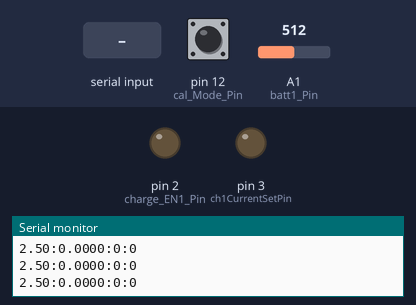
Bench run of a sketch on a simulated Arduino Uno, built with avr-gcc and run on an emulated ATmega328P. Shown: output pins drawn as LEDs (lit = HIGH), the last lines printed to the serial monitor. Inputs (shaded band) come from the test bench; at power-on: pin 12 (cal_Mode_Pin) LOW, A1 (batt1_Pin) = 512. EEPROM starts erased.

Above: at 1.2 s.
1.3 s: "90,45:" received over Serial
At 2.8 s:
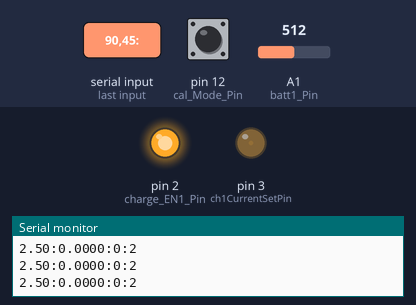
3.9 s: "5:" received over Serial
At 5.7 s:
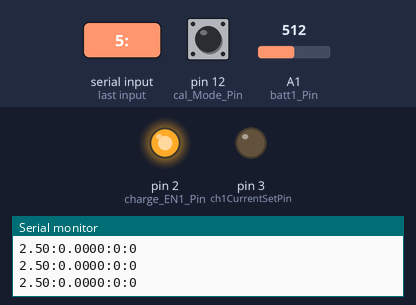
6.5 s: "90:" received over Serial
At 8.5 s:
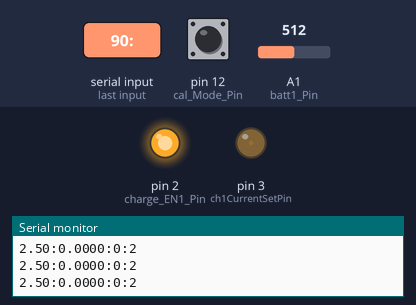
9.1 s: "1,90:" received over Serial
At 11.3 s:
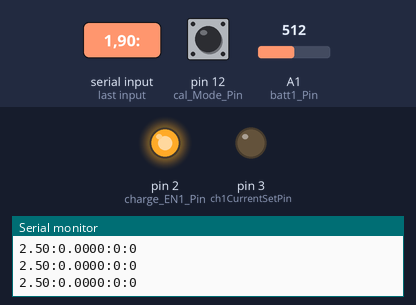
Timing chart, 0 to 12.7 s (numbered marks = the images above; inputs shaded):
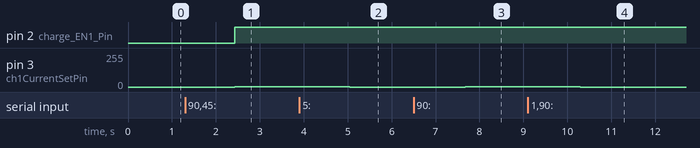

The sketch:

Ch1_test_arduino.ino
```cpp
/*TO DO*/
/*store all values in EEPROM when they change*/
/*read all values from EEPROM on reset*/

#include <EEPROM.h>


byte cal_Mode_Pin = 12;
byte LPF_Cal_Pin = 0;
byte batt1_Pin = 1;
byte ch1CurrentSetPin = 3;
byte charge_EN1_Pin = 2;                                      /*active low*/

double batt1Voltage;
double LPF_Cal_Voltage;
boolean calModeEN;
int prev_ch1CurrentSetVal;
int ch1CurrentSetVal;
byte charge1EN = 0;

byte ch1CurrentSetValAddress = 0;                             /*EEPROM Addresses*/
byte charge1ENAddress = 2;


void setup() {
  Serial.begin(115200);

  pinMode(cal_Mode_Pin, INPUT);
  pinMode(ch1CurrentSetPin, OUTPUT);
  pinMode(charge_EN1_Pin, OUTPUT);

  getConfigData();
}

void loop() {

  calModeEN = digitalRead(cal_Mode_Pin);                                              /*get values and states of relevent pins*/
  batt1Voltage = analogRead(batt1_Pin);
  batt1Voltage = (batt1Voltage * 5.0) / 1023.0;                                       /*convert batt1Voltage from ADC value to Voltage*/

  if(calModeEN)                                                                       /*if calibration mode is enabled, get the calibration pin value*/
  {
    LPF_Cal_Voltage = analogRead(LPF_Cal_Pin);
  }

  if(!charge1EN)                                                                        /*Discharge Mode*/
  {
    if(ch1CurrentSetVal != prev_ch1CurrentSetVal)                                       /*if channel 1 current set value is different, write the value*/
    {
      analogWrite(ch1CurrentSetPin, ch1CurrentSetVal);
      prev_ch1CurrentSetVal = ch1CurrentSetVal;
    }
  }
  else
  {
    ch1CurrentSetVal = 0;
    analogWrite(ch1CurrentSetPin, ch1CurrentSetVal);
    prev_ch1CurrentSetVal = ch1CurrentSetVal;
  }

  digitalWrite(charge_EN1_Pin, !charge1EN);                                           /*logic is active low for charge enable*/

  if(Serial.available() > 0){                                                         /*if there is data from the serial monitor, recieve it*/
    getData();
  }
  else                                                                                /*otherwise, send the current data*/
  {
    //LPF_Cal_Voltage = LPF_Cal_Voltage                                               /*convert lpf feedback into voltage*/
    Serial.print(batt1Voltage, 2); Serial.print(":");
    Serial.print(((LPF_Cal_Voltage * 5.0) / 1023.0),4); Serial.print(":");                /*print the feedback ADC Value as a voltage*/
    Serial.print(calModeEN); Serial.print(":");
    Serial.println(ch1CurrentSetVal);

//    Serial.print(random(0,1023)); Serial.print(":");
//    Serial.print(random(0,1023)); Serial.print(":");
//    Serial.println(1);

//    Serial.print(ch1CurrentSetVal); Serial.print(":");
//    Serial.print(charge1EN); Serial.print(":");
//    Serial.println(calModeEN);
  }
  delay(100);
}

void getData(){
    //the incoming data is formatted:
    String dataString = Serial.readStringUntil(':');                                  /*parse the string until the seperator '&' is found*/
    prev_ch1CurrentSetVal = ch1CurrentSetVal;
    ch1CurrentSetVal = dataString.toInt();                                            /*convert that string into an integar*/
    dataString = Serial.readStringUntil(':');
    charge1EN = dataString.toInt();

    ch1CurrentSetVal = (ch1CurrentSetVal / 1000.0 + 0.008505) / (2.0 * 0.017686);     /*ch1CurrentSetVal is in mA, convert to PWM int value*/
    storeConfigData();
}

void storeConfigData(){
    EEPROM.put(ch1CurrentSetValAddress, ch1CurrentSetVal);                            /*store values in EEPROM*/
    EEPROM.put(charge1ENAddress, charge1EN);
}

void getConfigData(){
    EEPROM.get(ch1CurrentSetValAddress, ch1CurrentSetVal);
    EEPROM.get(charge1ENAddress, charge1EN);
}
```

Measured:
- after the input at 1.3 s, pin 2 (charge_EN1_Pin): LOW → HIGH after 1.1 s; pin 3 (ch1CurrentSetPin): 0/255 → 2/255 after 1.1 s
- after the input at 3.9 s, pin 3 (ch1CurrentSetPin): 2/255 → 0/255 after 1.1 s
- after the input at 6.5 s, pin 3 (ch1CurrentSetPin): 0/255 → 2/255 after 1.2 s
- after the input at 9.1 s, pin 3 (ch1CurrentSetPin): 2/255 → 0/255 after 1.2 s
